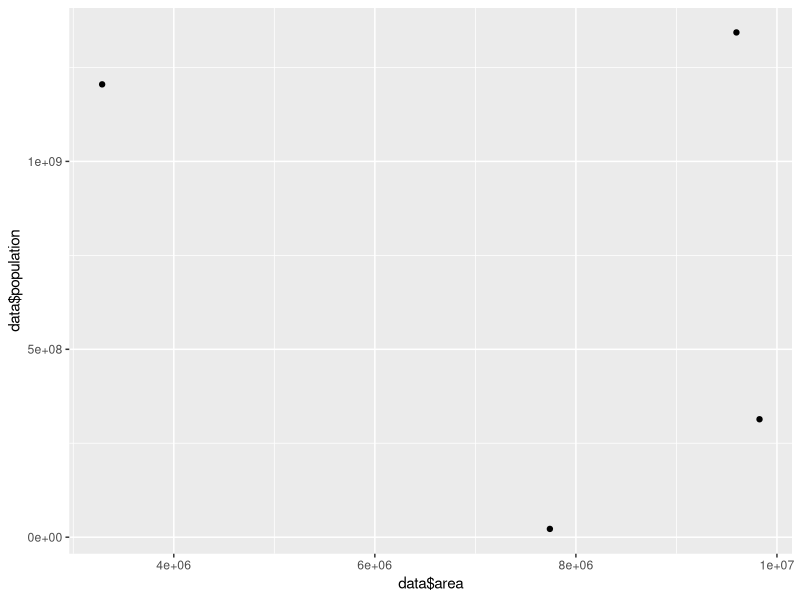
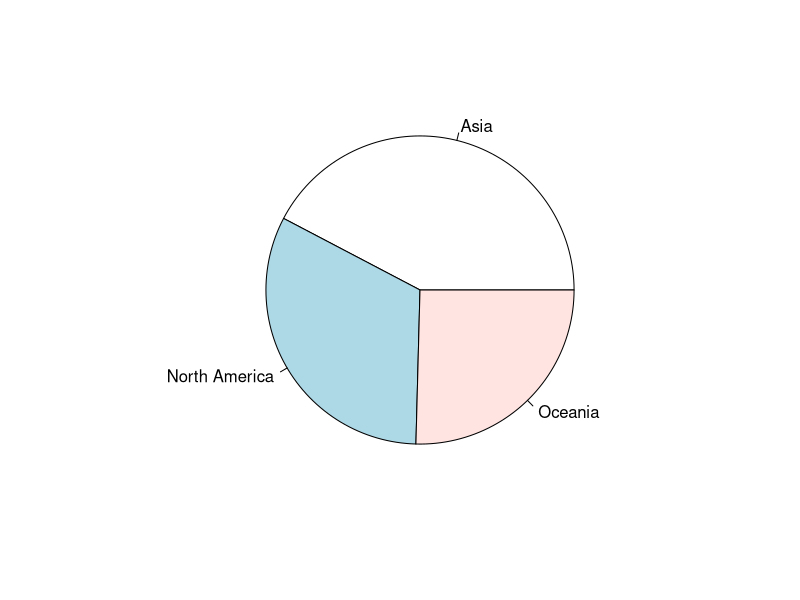
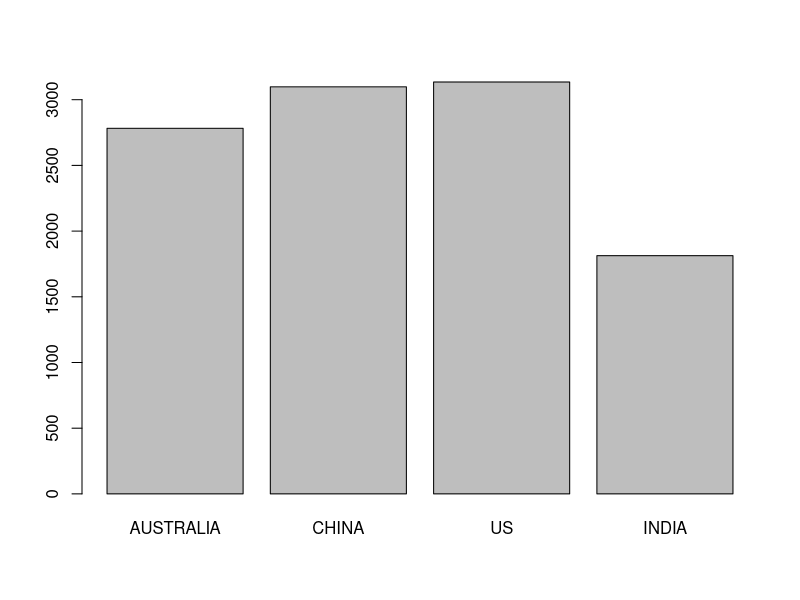

The R script that drew these images, in order:
library(ggplot2)
data = read.csv("countrydata_test.csv")
qplot(data$area, data$population)
data.agg = aggregate(data$area, by=list(data$region), FUN=sum)
pie(data.agg$x, labels=data.agg$Group.1)
data.new = data.frame(country=data$country, log_area=sqrt(data$area), log_popu=(log(data$population)))
barplot(data.new$log_area, names.arg=data.new$country)
